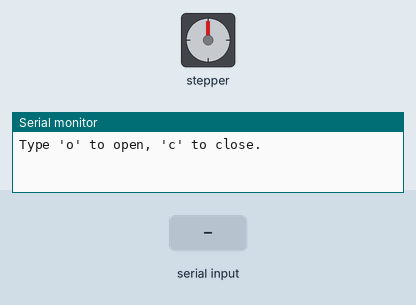
Bench run of a sketch on a simulated Arduino Uno, built with avr-gcc and run on an emulated ATmega328P. On the bench: stepper motor, the last lines printed to the serial monitor. Inputs (shaded band) come from the test bench. Stepper angles assume 2048 steps per turn.

Above: at 1.2 s.
1.3 s: "o" received over Serial
At 4.1 s:
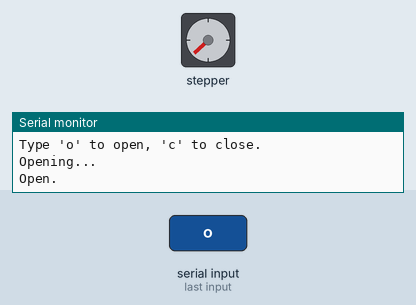
4.3 s: "c" received over Serial
At 4.76 s:
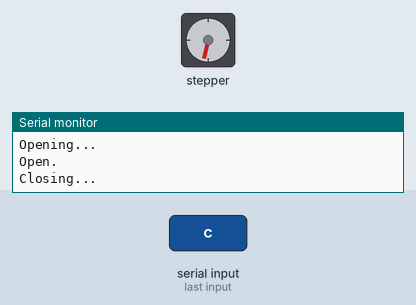
7.3 s: "c" received over Serial
At 10.0 s:
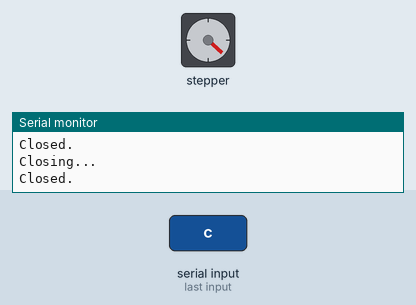
10.3 s: "o" received over Serial
At 11.67 s:
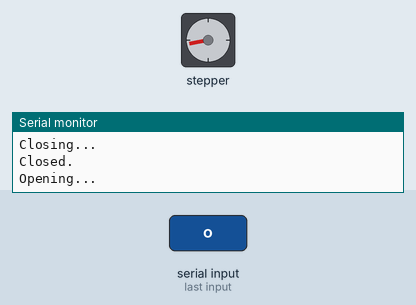
Timing chart, 0 to 14.0 s (numbered marks = the images above; inputs shaded):
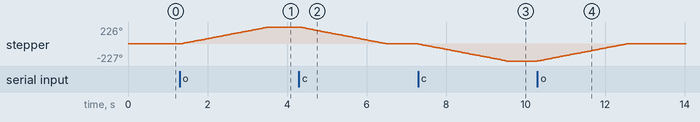

Measured:
- after the input at 1.3 s, stepper: turns 226° clockwise in 2.2 s, starting at once
- after the input at 4.3 s, stepper: turns 226° counter-clockwise in 2.2 s, starting at once
- after the input at 7.3 s, stepper: turns 227° counter-clockwise in 2.2 s, starting at once
- after the input at 10.3 s, stepper: turns 227° clockwise in 2.2 s, starting at once

The sketch:

_Open_and_close.ino
```cpp
#include <Stepper.h>

const int stepsPerRevolution = 2048;  // number of steps per revolution for 28BYJ-48
const int rolePerMinute = 17;         // motor speed (0–17 RPM for 28BYJ-48)
const float revolutionsToMove = 0.63

;      // how many full turns to open/close

Stepper myStepper(stepsPerRevolution, 8, 10, 9, 11);

void setup() {
  myStepper.setSpeed(rolePerMinute);
  Serial.begin(9600);
  Serial.println("Type 'o' to open, 'c' to close.");
}

void loop() {
  if (Serial.available() > 0) {
    char inputVariable = Serial.read();

    if (inputVariable == 'o') {
      Serial.println("Opening...");
      // Move forward X full revolutions
      myStepper.step(stepsPerRevolution * revolutionsToMove);
      Serial.println("Open.");
    }

    if (inputVariable == 'c') {
      Serial.println("Closing...");
      // Move backward X full revolutions
      myStepper.step(-stepsPerRevolution * revolutionsToMove);
      Serial.println("Closed.");
    }
  }
}
```
